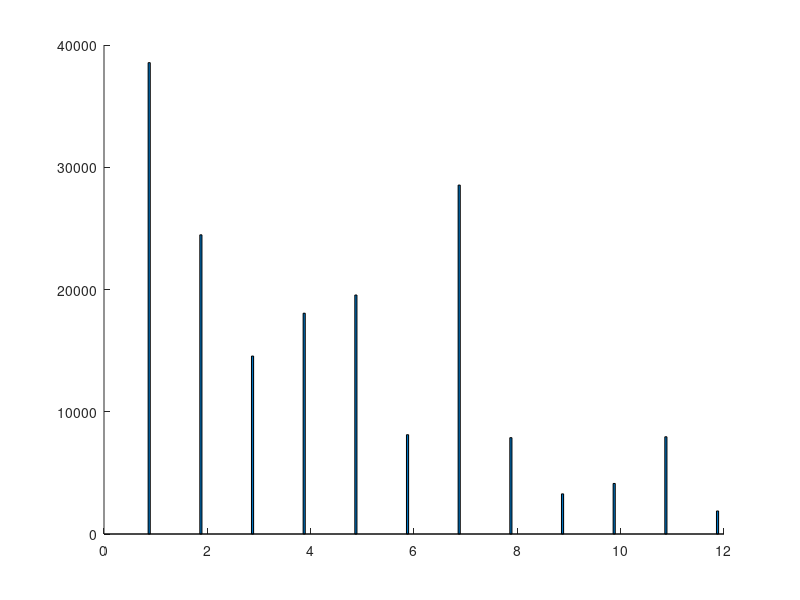

The MATLAB source for this figure: (Note: this script raises an error after producing the figure.)
%%
% This is an example of how to create a stacked bar chart in MATLAB&#174;.
% 
% Read about the <http://www.mathworks.com/help/matlab/ref/bar.html |bar|> function in the MATLAB documentation.
%
% For more examples, go to <http://www.mathworks.com/discovery/gallery.html MATLAB Plot Gallery>
%
% Copyright 2012-2014 The MathWorks, Inc.

% Create data for childhood disease cases
measles = [38556 24472 14556 18060 19549 8122 28541 7880 3283 4135 7953 1884]';
mumps = [20178 23536 34561 37395 36072 32237 18597 9408 6005 6268 8963 13882]';
chickenPox = [37140 32169 37533 39103 33244 23269 16737 5411 3435 6052 12825 23332]';

% Create a stacked bar chart using the bar function
figure
bar(1:12, [measles mumps chickenPox], 0.5, 'stack')

% Adjust the axis limits
axis([0 13 0 100000])
set(gca, 'XTick', 1:12)

% Add title and axis labels
title('Childhood diseases by month')
xlabel('Month')
ylabel('Cases (in thousands)')

% Add a legend
legend('Measles', 'Mumps', 'Chicken pox')
